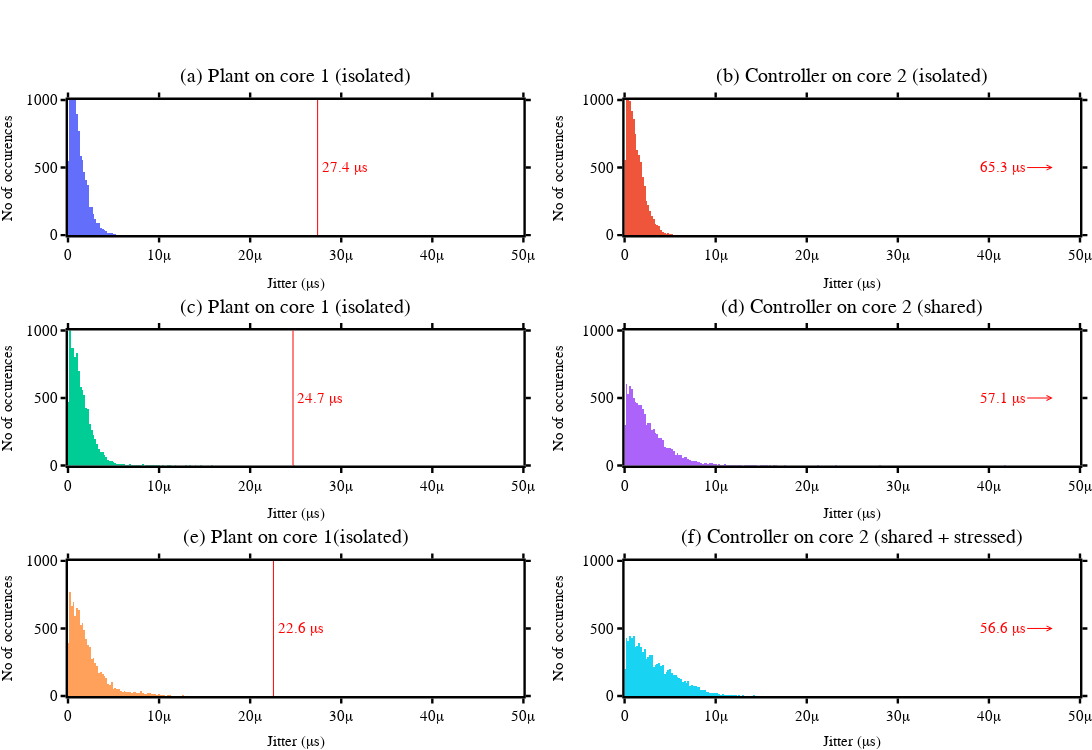

Notebook source saved alongside this figure:
### Code cell
titles = [(str(file) +"_"+ column) for file in files for column in columns]
titles = ["(a) Plant on core 1 (isolated)", "(b) Controller on core 2 (isolated)", "(c) Plant on core 1 (isolated)", "(d) Controller on core 2 (shared)", "(e) Plant on core 1(isolated)", 
          "(f) Controller on core 2 (shared + stressed)"]
# print(titles)
fig = make_subplots(rows=len(files), cols = 2,subplot_titles=(titles), print_grid=True, vertical_spacing = 0.16)
fig.update_annotations(font_color = 'black', font_family = 'Arial', font_size = 20)
print(fig.layout.annotations[1]['y'])


colit=1
rowit=1
colorit = 0
plotit=1
for file in files:
    for column in columns:
        fig.add_trace(go.Histogram(x=df[file][str(column) + 'jitter'],
                 marker_color=px.colors.qualitative.Plotly[colorit % len(px.colors.qualitative.Plotly)], xbins=dict(size=2e-7)),
                  row=rowit, 
                   col=colit,
        )
        fig.add_vline(x=df[file][str(column) + 'jitter'].max(),
                      row=rowit, 
                      col=colit, 
                      line_width=1, 
                      line_color='red'
        )
        fig.add_annotation(
            text=str(round(df[file][str(column) + 'jitter'].max()*10e5, 1)) + ' \u03BC'+'s',
            xref="x"+(str(plotit) if plotit>1 else ""), 
            yref="y"+(str(plotit) if plotit>1 else ""),
            showarrow=False if (df[file][str(column) + 'jitter'].max()<50e-6) else True,
            arrowcolor = 'red',
            arrowside = 'end',
            arrowhead = 5,
            x=df[file][str(column) + 'jitter'].max()+3e-6 if (df[file][str(column) + 'jitter'].max()<40e-6) else 47e-6,
            y=500,
            ax = -50,
            ay = 0,
            font=dict(
                family="Arial",
                size=15,
                color="red"
            
            )
        )
        fig.layout.annotations[plotit-1].update(y=(fig.layout.annotations[plotit-1]['y']+0.02))

        plotit +=1
        colit += 1
        colorit+=1
    colit = 1
    rowit += 1

# choose the figure font
axis_font=dict(family='Arial',
               size=15,
               color='black'
               )

fig.update_layout(  # font formatting
                  plot_bgcolor='white',  # background color
                   width=1300,  # figure width
                   height=(len(files)*250),  # figure height
                   showlegend=False,
                  margin=dict(r=10,l=10,t=100,b=0)  # remove white space 
                  )
fig.update_yaxes(title_text='No of occurences',  # axis label
                 showline=True,  # add line at x=0
                 linecolor='black',  # line color
                 linewidth=2.4, # line size
                 ticks='outside',  # ticks outside axis
                 titlefont = axis_font,
                 tickfont=axis_font, # tick label font
                 range=(0, 1000),
                 mirror='allticks',  # add ticks to top/right axes
                 tickwidth=2.4,  # tick width
                 tickcolor='black',  # tick color
                 )
fig.update_xaxes(title_text='Jitter (' + '\u03BC' +'s)',
                 showline=True,
                 showticklabels=True,
                 linecolor='black',
                 titlefont = axis_font,
                 linewidth=2.4,
                 ticks='outside',
                 range=(0, 50e-6),
                 tickfont=axis_font,
                 mirror='allticks',
                 tickwidth=2.4,
                 tickcolor='black',
                 )
# fig.update_annotations(font_size=20)
fig.show()

### Figure 1 — Plotly figure (JSON) as saved in the notebook; plotly's stock layout.template omitted (floating-point values rounded to 4 significant figures; data arrays with more than 128 entries replaced by an {"elided": "..."} marker saying what was removed)
{"data": [{"marker": {"color": "#636EFA"}, "type": "histogram", "x": {"elided": "10000 float values"}, "xaxis": "x", "xbins": {"size": 2e-07}, "yaxis": "y"}, {"marker": {"color": "#EF553B"}, "type": "histogram", "x": {"elided": "10000 float values"}, "xaxis": "x2", "xbins": {"size": 2e-07}, "yaxis": "y2"}, {"marker": {"color": "#00CC96"}, "type": "histogram", "x": {"elided": "10000 float values"}, "xaxis": "x3", "xbins": {"size": 2e-07}, "yaxis": "y3"}, {"marker": {"color": "#AB63FA"}, "type": "histogram", "x": {"elided": "10000 float values"}, "xaxis": "x4", "xbins": {"size": 2e-07}, "yaxis": "y4"}, {"marker": {"color": "#FFA15A"}, "type": "histogram", "x": {"elided": "10000 float values"}, "xaxis": "x5", "xbins": {"size": 2e-07}, "yaxis": "y5"}, {"marker": {"color": "#19D3F3"}, "type": "histogram", "x": {"elided": "10000 float values"}, "xaxis": "x6", "xbins": {"size": 2e-07}, "yaxis": "y6"}], "layout": {"annotations": [{"font": {"color": "black", "family": "Arial", "size": 20}, "showarrow": false, "text": "(a) Plant on core 1 (isolated)", "x": 0.225, "xanchor": "center", "xref": "paper", "y": 1.02, "yanchor": "bottom", "yref": "paper"}, {"font": {"color": "black", "family": "Arial", "size": 20}, "showarrow": false, "text": "(b) Controller on core 2 (isolated)", "x": 0.775, "xanchor": "center", "xref": "paper", "y": 1.02, "yanchor": "bottom", "yref": "paper"}, {"font": {"color": "black", "family": "Arial", "size": 20}, "showarrow": false, "text": "(c) Plant on core 1 (isolated)", "x": 0.225, "xanchor": "center", "xref": "paper", "y": 0.6333, "yanchor": "bottom", "yref": "paper"}, {"font": {"color": "black", "family": "Arial", "size": 20}, "showarrow": false, "text": "(d) Controller on core 2 (shared)", "x": 0.775, "xanchor": "center", "xref": "paper", "y": 0.6333, "yanchor": "bottom", "yref": "paper"}, {"font": {"color": "black", "family": "Arial", "size": 20}, "showarrow": false, "text": "(e) Plant on core 1(isolated)", "x": 0.225, "xanchor": "center", "xref": "paper", "y": 0.2467, "yanchor": "bottom", "yref": "paper"}, {"font": {"color": "black", "family": "Arial", "size": 20}, "showarrow": false, "text": "(f) Controller on core 2 (shared + stressed)", "x": 0.775, "xanchor": "center", "xref": "paper", "y": 0.2467, "yanchor": "bottom", "yref": "paper"}, {"arrowcolor": "red", "arrowhead": 5, "arrowside": "end", "ax": -50, "ay": 0, "font": {"color": "red", "family": "Arial", "size": 15}, "showarrow": false, "text": "27.4 μs", "x": 3.041e-05, "xref": "x", "y": 500, "yref": "y"}, {"arrowcolor": "red", "arrowhead": 5, "arrowside": "end", "ax": -50, "ay": 0, "font": {"color": "red", "family": "Arial", "size": 15}, "showarrow": true, "text": "65.3 μs", "x": 4.7e-05, "xref": "x2", "y": 500, "yref": "y2"}, {"arrowcolor": "red", "arrowhead": 5, "arrowside": "end", "ax": -50, "ay": 0, "font": {"color": "red", "family": "Arial", "size": 15}, "showarrow": false, "text": "24.7 μs", "x": 2.77e-05, "xref": "x3", "y": 500, "yref": "y3"}, {"arrowcolor": "red", "arrowhead": 5, "arrowside": "end", "ax": -50, "ay": 0, "font": {"color": "red", "family": "Arial", "size": 15}, "showarrow": true, "text": "57.1 μs", "x": 4.7e-05, "xref": "x4", "y": 500, "yref": "y4"}, {"arrowcolor": "red", "arrowhead": 5, "arrowside": "end", "ax": -50, "ay": 0, "font": {"color": "red", "family": "Arial", "size": 15}, "showarrow": false, "text": "22.6 μs", "x": 2.556e-05, "xref": "x5", "y": 500, "yref": "y5"}, {"arrowcolor": "red", "arrowhead": 5, "arrowside": "end", "ax": -50, "ay": 0, "font": {"color": "red", "family": "Arial", "size": 15}, "showarrow": true, "text": "56.6 μs", "x": 4.7e-05, "xref": "x6", "y": 500, "yref": "y6"}], "height": 750, "margin": {"b": 0, "l": 10, "r": 10, "t": 100}, "plot_bgcolor": "white", "shapes": [{"line": {"color": "red", "width": 1}, "type": "line", "x0": 2.741e-05, "x1": 2.741e-05, "xref": "x", "y0": 0, "y1": 1, "yref": "y domain"}, {"line": {"color": "red", "width": 1}, "type": "line", "x0": 6.526e-05, "x1": 6.526e-05, "xref": "x2", "y0": 0, "y1": 1, "yref": "y2 domain"}, {"line": {"color": "red", "width": 1}, "type": "line", "x0": 2.47e-05, "x1": 2.47e-05, "xref": "x3", "y0": 0, "y1": 1, "yref": "y3 domain"}, {"line": {"color": "red", "width": 1}, "type": "line", "x0": 5.709e-05, "x1": 5.709e-05, "xref": "x4", "y0": 0, "y1": 1, "yref": "y4 domain"}, {"line": {"color": "red", "width": 1}, "type": "line", "x0": 2.256e-05, "x1": 2.256e-05, "xref": "x5", "y0": 0, "y1": 1, "yref": "y5 domain"}, {"line": {"color": "red", "width": 1}, "type": "line", "x0": 5.657e-05, "x1": 5.657e-05, "xref": "x6", "y0": 0, "y1": 1, "yref": "y6 domain"}], "showlegend": false, "width": 1300, "xaxis": {"anchor": "y", "domain": [0, 0.45], "linecolor": "black", "linewidth": 2.4, "mirror": "allticks", "range": [0, 5e-05], "showline": true, "showticklabels": true, "tickcolor": "black", "tickfont": {"color": "black", "family": "Arial", "size": 15}, "ticks": "outside", "tickwidth": 2.4, "title": {"font": {"color": "black", "family": "Arial", "size": 15}, "text": "Jitter (μs)"}, "type": "linear"}, "xaxis2": {"anchor": "y2", "domain": [0.55, 1], "linecolor": "black", "linewidth": 2.4, "mirror": "allticks", "range": [0, 5e-05], "showline": true, "showticklabels": true, "tickcolor": "black", "tickfont": {"color": "black", "family": "Arial", "size": 15}, "ticks": "outside", "tickwidth": 2.4, "title": {"font": {"color": "black", "family": "Arial", "size": 15}, "text": "Jitter (μs)"}, "type": "linear"}, "xaxis3": {"anchor": "y3", "domain": [0, 0.45], "linecolor": "black", "linewidth": 2.4, "mirror": "allticks", "range": [0, 5e-05], "showline": true, "showticklabels": true, "tickcolor": "black", "tickfont": {"color": "black", "family": "Arial", "size": 15}, "ticks": "outside", "tickwidth": 2.4, "title": {"font": {"color": "black", "family": "Arial", "size": 15}, "text": "Jitter (μs)"}, "type": "linear"}, "xaxis4": {"anchor": "y4", "domain": [0.55, 1], "linecolor": "black", "linewidth": 2.4, "mirror": "allticks", "range": [0, 5e-05], "showline": true, "showticklabels": true, "tickcolor": "black", "tickfont": {"color": "black", "family": "Arial", "size": 15}, "ticks": "outside", "tickwidth": 2.4, "title": {"font": {"color": "black", "family": "Arial", "size": 15}, "text": "Jitter (μs)"}, "type": "linear"}, "xaxis5": {"anchor": "y5", "domain": [0, 0.45], "linecolor": "black", "linewidth": 2.4, "mirror": "allticks", "range": [0, 5e-05], "showline": true, "showticklabels": true, "tickcolor": "black", "tickfont": {"color": "black", "family": "Arial", "size": 15}, "ticks": "outside", "tickwidth": 2.4, "title": {"font": {"color": "black", "family": "Arial", "size": 15}, "text": "Jitter (μs)"}, "type": "linear"}, "xaxis6": {"anchor": "y6", "domain": [0.55, 1], "linecolor": "black", "linewidth": 2.4, "mirror": "allticks", "range": [0, 5e-05], "showline": true, "showticklabels": true, "tickcolor": "black", "tickfont": {"color": "black", "family": "Arial", "size": 15}, "ticks": "outside", "tickwidth": 2.4, "title": {"font": {"color": "black", "family": "Arial", "size": 15}, "text": "Jitter (μs)"}, "type": "linear"}, "yaxis": {"anchor": "x", "domain": [0.7733, 1], "linecolor": "black", "linewidth": 2.4, "mirror": "allticks", "range": [0, 1000], "showline": true, "tickcolor": "black", "tickfont": {"color": "black", "family": "Arial", "size": 15}, "ticks": "outside", "tickwidth": 2.4, "title": {"font": {"color": "black", "family": "Arial", "size": 15}, "text": "No of occurences"}}, "yaxis2": {"anchor": "x2", "domain": [0.7733, 1], "linecolor": "black", "linewidth": 2.4, "mirror": "allticks", "range": [0, 1000], "showline": true, "tickcolor": "black", "tickfont": {"color": "black", "family": "Arial", "size": 15}, "ticks": "outside", "tickwidth": 2.4, "title": {"font": {"color": "black", "family": "Arial", "size": 15}, "text": "No of occurences"}}, "yaxis3": {"anchor": "x3", "domain": [0.3867, 0.6133], "linecolor": "black", "linewidth": 2.4, "mirror": "allticks", "range": [0, 1000], "showline": true, "tickcolor": "black", "tickfont": {"color": "black", "family": "Arial", "size": 15}, "ticks": "outside", "tickwidth": 2.4, "title": {"font": {"color": "black", "family": "Arial", "size": 15}, "text": "No of occurences"}}, "yaxis4": {"anchor": "x4", "domain": [0.3867, 0.6133], "linecolor": "black", "linewidth": 2.4, "mirror": "allticks", "range": [0, 1000], "showline": true, "tickcolor": "black", "tickfont": {"color": "black", "family": "Arial", "size": 15}, "ticks": "outside", "tickwidth": 2.4, "title": {"font": {"color": "black", "family": "Arial", "size": 15}, "text": "No of occurences"}}, "yaxis5": {"anchor": "x5", "domain": [0, 0.2267], "linecolor": "black", "linewidth": 2.4, "mirror": "allticks", "range": [0, 1000], "showline": true, "tickcolor": "black", "tickfont": {"color": "black", "family": "Arial", "size": 15}, "ticks": "outside", "tickwidth": 2.4, "title": {"font": {"color": "black", "family": "Arial", "size": 15}, "text": "No of occurences"}}, "yaxis6": {"anchor": "x6", "domain": [0, 0.2267], "linecolor": "black", "linewidth": 2.4, "mirror": "allticks", "range": [0, 1000], "showline": true, "tickcolor": "black", "tickfont": {"color": "black", "family": "Arial", "size": 15}, "ticks": "outside", "tickwidth": 2.4, "title": {"font": {"color": "black", "family": "Arial", "size": 15}, "text": "No of occurences"}}}}
